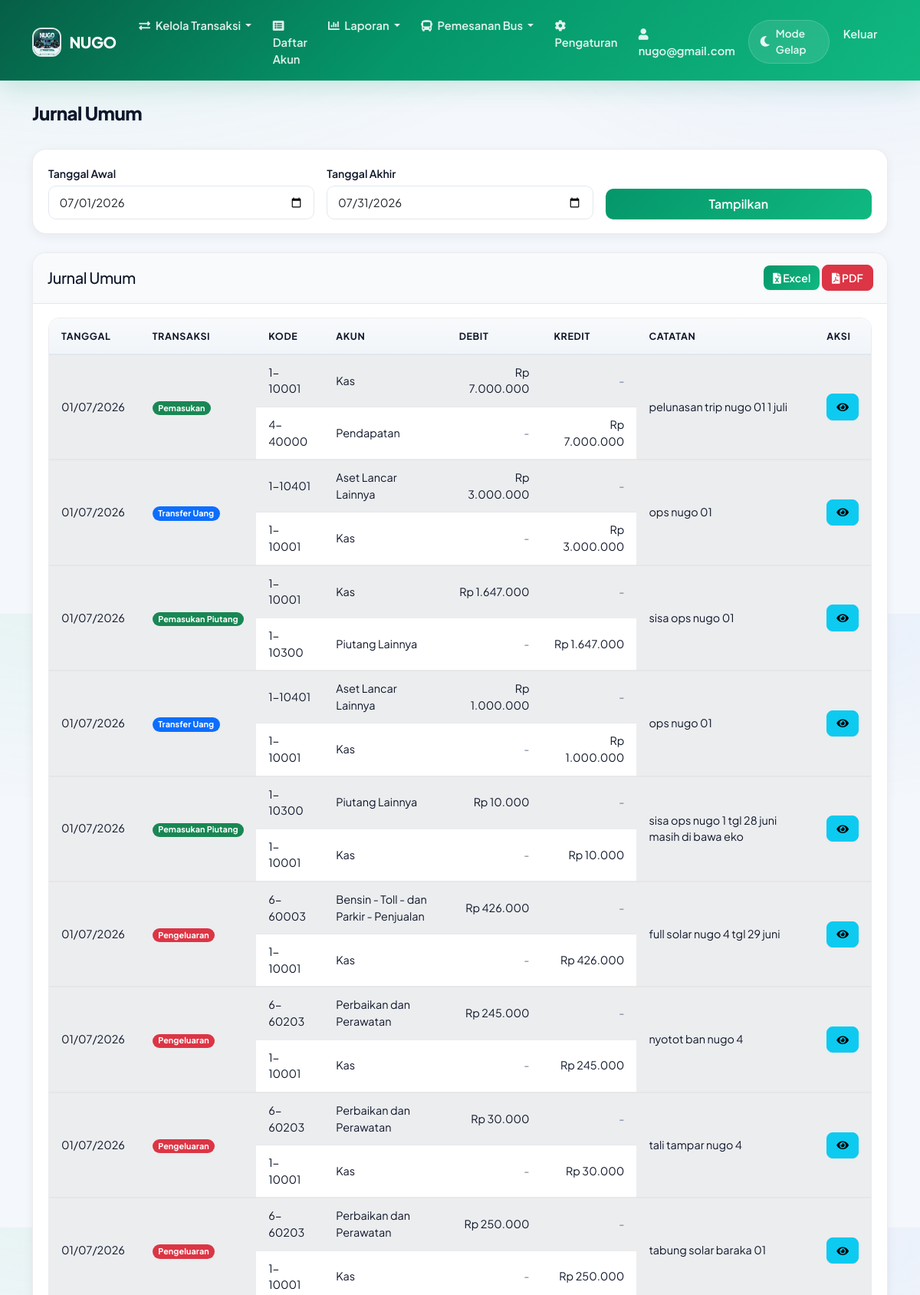
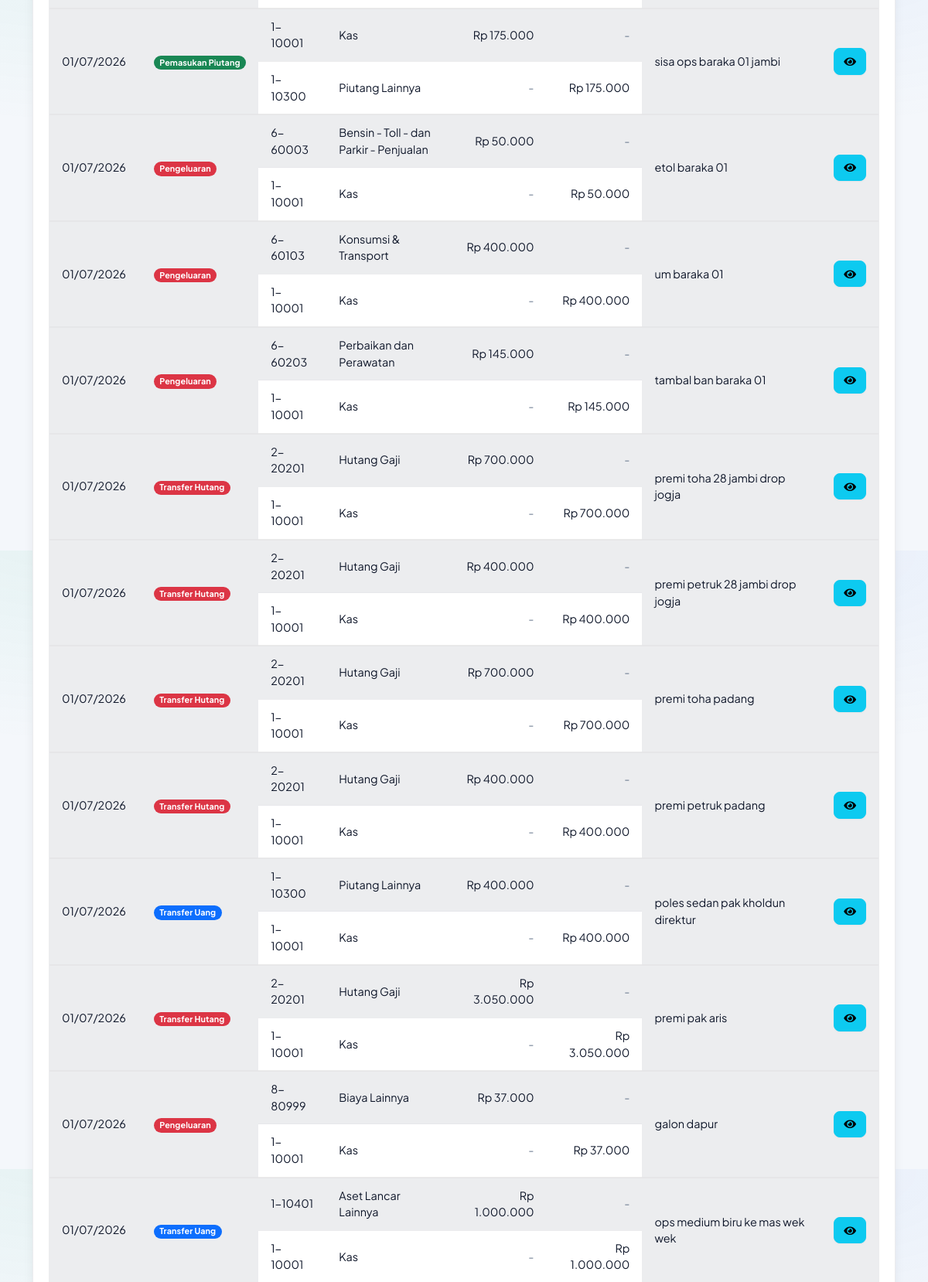
The app's page /laporan/jurnal.php (signed in, upper part) with its own data (2 pictures, top to bottom).
### tables this page shows
CREATE TABLE `perusahaan` (
  `id` int(11) NOT NULL,
  `nama` varchar(100) NOT NULL,
  `alamat` text DEFAULT NULL,
  `telepon` varchar(20) DEFAULT NULL,
  `email` varchar(100) DEFAULT NULL,
  `website` varchar(255) DEFAULT NULL COMMENT 'URL website perusahaan',
  `logo` varchar(255) DEFAULT NULL,
  `jenis` enum('regular','premium') NOT NULL DEFAULT 'regular' COMMENT 'Jenis akun perusahaan',
  `deskripsi` text DEFAULT NULL,
  `created_at` timestamp NOT NULL DEFAULT current_timestamp()
);

CREATE TABLE `users` (
  `id` int(11) NOT NULL,
  `username` varchar(50) NOT NULL,
  `password` varchar(255) NOT NULL,
  `nama_lengkap` varchar(100) NOT NULL,
  `email` varchar(100) DEFAULT NULL,
  `no_hp` varchar(20) DEFAULT NULL,
  `alamat` text DEFAULT NULL,
  `foto_profil` varchar(255) DEFAULT NULL,
  `id_perusahaan` int(11) DEFAULT NULL,
  `default_company` int(11) DEFAULT NULL,
  `created_at` timestamp NOT NULL DEFAULT current_timestamp()
);

CREATE TABLE `transaksi` (
  `id` int(11) NOT NULL,
  `tanggal` date NOT NULL,
  `id_akun_debit` int(11) NOT NULL,
  `id_akun_kredit` int(11) NOT NULL,
  `keterangan` text NOT NULL,
  `jenis` enum('pemasukan','pengeluaran','hutang','piutang','tanam_modal','tarik_modal','transfer_uang','pemasukan_piutang','transfer_hutang') NOT NULL,
  `jumlah` decimal(15,2) NOT NULL,
  `pajak` decimal(5,2) NOT NULL,
  `bunga` decimal(5,2) NOT NULL,
  `total` decimal(15,2) NOT NULL,
  `file_lampiran` varchar(255) DEFAULT NULL,
  `penanggung_jawab` text DEFAULT NULL,
  `tag` varchar(50) DEFAULT NULL,
  `created_by` int(11) NOT NULL,
  `id_perusahaan` int(11) DEFAULT NULL,
  `created_at` timestamp NOT NULL DEFAULT current_timestamp()
);

CREATE TABLE `akun` (
  `id` int(11) NOT NULL,
  `kode_akun` varchar(10) NOT NULL,
  `nama_akun` varchar(100) NOT NULL,
  `kategori` enum('aktiva','pasiva','modal','pendapatan','beban') NOT NULL,
  `sub_kategori` varchar(250) NOT NULL,
  `tipe_akun` enum('debit','kredit') NOT NULL,
  `saldo` decimal(15,2) NOT NULL,
  `deskripsi` text DEFAULT NULL,
  `created_at` timestamp NOT NULL DEFAULT current_timestamp(),
  `id_perusahaan` int(11) DEFAULT NULL
);

### config/functions.php (called while the page is built, shortened)
<?php
function formatRupiah($angka)
{
    return 'Rp ' . number_format($angka, 0, ',', '.');
}

### laporan/jurnal.php (the view, shortened to what this page needs)
<?php
require_once '../config/database.php';
require_once '../config/functions.php';
$tanggal_awal = isset($_GET['tanggal_awal']) ? $_GET['tanggal_awal'] : date('Y-m-01');
$tanggal_akhir = isset($_GET['tanggal_akhir']) ? $_GET['tanggal_akhir'] : date('Y-m-t');
$stmt_company = $db->prepare("SELECT default_company FROM users WHERE id = ?");
$stmt_company->execute([$_SESSION['user_id']]);
$user_data = $stmt_company->fetch();
$id_perusahaan = $user_data['default_company'];
$sql = "SELECT t.*,
        t.tanggal as tanggal_transaksi,
        t.jenis as jenis_transaksi,
        ad.kode_akun as kode_akun_debit,
        ad.nama_akun as nama_akun_debit,
        ak.kode_akun as kode_akun_kredit,
        ak.nama_akun as nama_akun_kredit
        FROM transaksi t
        LEFT JOIN akun ad ON t.id_akun_debit = ad.id
        LEFT JOIN akun ak ON t.id_akun_kredit = ak.id
        WHERE t.tanggal BETWEEN :tanggal_awal AND :tanggal_akhir
        AND t.id_perusahaan = :id_perusahaan
        ORDER BY t.tanggal ASC, t.id ASC";
$params = [
    ':tanggal_awal' => $tanggal_awal,
    ':tanggal_akhir' => $tanggal_akhir,
    ':id_perusahaan' => $id_perusahaan
];
$stmt = $db->prepare($sql);
$stmt->execute($params);
$jurnal_list = $stmt->fetchAll();
include '../templates/header.php';
?>
<div class="container mt-4">
    <div class="d-flex justify-content-between align-items-center mb-4">
        <h2>Jurnal Umum</h2>
    </div>
    <div class="card mb-4">
        <div class="card-body">
            <form method="GET" action="" class="row g-3">
                <div class="col-md-4">
                    <label for="tanggal_awal" class="form-label">Tanggal Awal</label>
                    <input type="date" class="form-control" id="tanggal_awal" name="tanggal_awal" value="<?= $tanggal_awal ?>">
                </div>
                <div class="col-md-4">
                    <label for="tanggal_akhir" class="form-label">Tanggal Akhir</label>
                    <input type="date" class="form-control" id="tanggal_akhir" name="tanggal_akhir" value="<?= $tanggal_akhir ?>">
                </div>
                <div class="col-md-4 d-flex align-items-end">
                    <button type="submit" class="btn btn-primary w-100">Tampilkan</button>
                </div>
            </form>
        </div>
    </div>
    <div class="card">
        <div class="card-header d-flex justify-content-between align-items-center">
            <h5 class="mb-0">Jurnal Umum</h5>
            <div>
                <a href="export-excel.php?tanggal_awal=<?= $tanggal_awal ?>&tanggal_akhir=<?= $tanggal_akhir ?>&tipe=jurnal" class="btn btn-sm btn-success">
                    <i class="fas fa-file-excel"></i> Excel
                </a>
                <a href="export-pdf.php?tanggal_awal=<?= $tanggal_awal ?>&tanggal_akhir=<?= $tanggal_akhir ?>&tipe=jurnal" class="btn btn-sm btn-danger">
                    <i class="fas fa-file-pdf"></i> PDF
                </a>
            </div>
        </div>
        <div class="card-body">
            <div class="table-responsive">
                <table class="table table-striped table-hover">
                    <thead>
                        <tr>
                            <th>Tanggal</th>
                            <th>Transaksi</th>
                            <th>Kode</th>
                            <th>Akun</th>
                            <th>Debit</th>
                            <th>Kredit</th>
                            <th>Catatan</th>
                            <th>Aksi</th>
                        </tr>
                    </thead>
                    <tbody>
                        <?php if (empty($jurnal_list)): ?>
                            <tr>
                                <td colspan="8" class="text-center">Tidak ada data jurnal</td>
                            </tr>
                        <?php else: ?>
                            <?php foreach ($jurnal_list as $jurnal): ?>
                                <tr class="jurnal-row-start">
                                    <td rowspan="2" class="align-middle">
                                        <?= date('d/m/Y', strtotime($jurnal['tanggal_transaksi'])) ?>
                                    </td>
                                    <td rowspan="2" class="align-middle">
                                        <span class="badge <?= getJenisBadgeClass($jurnal['jenis_transaksi']) ?>">
                                            <?= htmlspecialchars(formatJenisTransaksi($jurnal['jenis_transaksi'])) ?>
                                        </span>
                                    </td>
                                    <td><?= htmlspecialchars($jurnal['kode_akun_debit']) ?></td>
                                    <td><?= htmlspecialchars($jurnal['nama_akun_debit']) ?></td>
                                    <td class="text-end"><?= formatRupiah($jurnal['jumlah']) ?></td>
                                    <td class="text-end text-muted">-</td>
                                    <td rowspan="2" class="align-middle"><?= htmlspecialchars($jurnal['keterangan']) ?></td>
                                    <td rowspan="2" class="align-middle text-center">
                                        <a href="../transaksi/index.php" class="btn btn-sm btn-info" title="Lihat di Daftar Transaksi">
                                            <i class="fas fa-eye"></i>
                                        </a>
                                    </td>
                                </tr>
                                <tr class="jurnal-row-end">
                                    <td><?= htmlspecialchars($jurnal['kode_akun_kredit']) ?></td>
                                    <td><?= htmlspecialchars($jurnal['nama_akun_kredit']) ?></td>
                                    <td class="text-end text-muted">-</td>
                                    <td class="text-end"><?= formatRupiah($jurnal['jumlah']) ?></td>
                                </tr>
                            <?php endforeach; ?>
                        <?php endif; ?>
                    </tbody>
                </table>
            </div>
        </div>
    </div>
</div>
<?php
function formatJenisTransaksi($jenis)
{
    return ucwords(str_replace('_', ' ', $jenis));
}
function getJenisBadgeClass($jenis)
{
    switch ($jenis) {
        case 'pemasukan':
        case 'pemasukan_piutang':
        case 'tanam_modal':
            return 'bg-success';
        case 'pengeluaran':
        case 'transfer_hutang':
        case 'tarik_modal':
            return 'bg-danger';
        case 'transfer_uang':
            return 'bg-primary';
        case 'hutang':
        case 'piutang':
            return 'bg-warning text-dark';
    }
}
include '../templates/footer.php';
?>

### templates/header.php (shortened to what this page needs)
<!DOCTYPE html>
<html lang="id" data-theme="light">
<head>
    <link href="https://cdn.jsdelivr.net/npm/bootstrap@5.1.3/dist/css/bootstrap.min.css" rel="stylesheet">
    <link href="https://cdnjs.cloudflare.com/ajax/libs/font-awesome/5.15.4/css/all.min.css" rel="stylesheet">
    <?php
    $sikeu_theme_ver = @filemtime(__DIR__ . '/../assets/css/sikeu-theme.css') ?: time();
    $sikeu_dark_ver = @filemtime(__DIR__ . '/../assets/css/dark-mode.css') ?: time();
    $sikeu_style_ver = @filemtime(__DIR__ . '/../assets/css/style.css') ?: time();
    ?>
    <link href="/assets/css/sikeu-theme.css?v=<?= $sikeu_theme_ver ?>" rel="stylesheet">
    <link href="/assets/css/dark-mode.css?v=<?= $sikeu_dark_ver ?>" rel="stylesheet">
    <link rel="stylesheet" href="/assets/css/style.css?v=<?= $sikeu_style_ver ?>">
    <link rel="stylesheet" href="https://unpkg.com/leaflet@1.7.1/dist/leaflet.css" />
</head>
<body class="sikeu-app">
    <?php
    $is_viewer = false;
    $is_nugrosir = false;
    if (isset($_SESSION['user_id']) && isset($db)) {
        $user_id = $_SESSION['user_id'];
        $stmt = $db->prepare("SELECT default_company FROM users WHERE id = ?");
        $stmt->execute([$user_id]);
        $user_data = $stmt->fetch();
        $default_company_id = $user_data['default_company'];
        if ($default_company_id) {
            $stmt = $db->prepare("SELECT role FROM user_perusahaan WHERE user_id = ? AND perusahaan_id = ?");
            $stmt->execute([$user_id, $default_company_id]);
            $user_role = $stmt->fetchColumn();
            $is_viewer = ($user_role === 'viewer');
        }
        $stmt_nugrosir = $db->prepare("SELECT 1 FROM user_perusahaan up
                            JOIN perusahaan p ON up.perusahaan_id = p.id
                            WHERE up.user_id = ? AND UPPER(p.nama) = 'NUGO' AND up.status = 'active'");
        $stmt_nugrosir->execute([$user_id]);
        $is_nugrosir = $stmt_nugrosir->fetch() ? true : false;
    }
    ?>
    <nav class="navbar navbar-expand-lg navbar-dark sikeu-navbar">
        <div class="container">
            <a class="navbar-brand" href="/index.php">
                <?php
                $logo_path = '/assets/img/logo.jpg';
                if (isset($_SESSION['user_id']) && isset($db)) {
                    $user_id = $_SESSION['user_id'];
                    $stmt = $db->prepare("SELECT default_company FROM users WHERE id = ?");
                    $stmt->execute([$user_id]);
                    $user_data = $stmt->fetch();
                    $default_company_id = $user_data['default_company'] ?? null;
                    if ($default_company_id) {
                        $stmt = $db->prepare("SELECT logo, nama FROM perusahaan WHERE id = ?");
                        $stmt->execute([$default_company_id]);
                        $perusahaan = $stmt->fetch();
                        if ($perusahaan && !empty($perusahaan['logo'])) {
                            $logo_path = '/' . $perusahaan['logo'];
                        }
                    }
                }
                ?>
                <img src="<?php echo htmlspecialchars($logo_path); ?>" alt="Logo" />
                <?php
                if (isset($perusahaan) && !empty($perusahaan['nama'])) {
                    echo htmlspecialchars($perusahaan['nama']);
                } else {
                    echo "SiKeu";
                }
                ?>
            </a>
            <div class="collapse navbar-collapse" id="navbarNav">
                <ul class="navbar-nav me-auto">
                    <?php
                    if (!$is_viewer) :
                    ?>
                        <li class="nav-item dropdown">
                            <a class="nav-link dropdown-toggle" href="#" id="transaksiDropdown" role="button" data-bs-toggle="dropdown" aria-expanded="false">
                                <i class="fas fa-exchange-alt me-1"></i> Kelola Transaksi
                            </a>
                        </li>
                        <li class="nav-item">
                            <a class="nav-link" href="/akun/index.php"><i class="fas fa-list-alt me-1"></i> Daftar Akun</a>
                        </li>
                    <?php endif; ?>
                    <li class="nav-item dropdown">
                        <a class="nav-link dropdown-toggle" href="#" id="navbarDropdown" role="button" data-bs-toggle="dropdown">
                            <i class="fas fa-chart-bar me-1"></i> Laporan
                        </a>
                    </li>
                    <?php if ($is_nugrosir) : ?>
                        <li class="nav-item dropdown">
                            <a class="nav-link dropdown-toggle" href="#" id="busDropdown" role="button" data-bs-toggle="dropdown">
                                <i class="fas fa-bus me-1"></i> Pemesanan Bus
                            </a>
                        </li>
                    <?php endif; ?>
                    <?php if (!$is_viewer) : ?>
                        <li class="nav-item">
                            <a class="nav-link" href="/pengaturan/index.php"><i class="fas fa-cog me-1"></i> Pengaturan</a>
                        </li>
                    <?php endif; ?>
                </ul>
                <ul class="navbar-nav">
                    <?php if (isset($_SESSION['user_id'])) :
                        $stmt = $db->prepare("SELECT * FROM users WHERE id = ?");
                        $stmt->execute([$_SESSION['user_id']]);
                        $user = $stmt->fetch();
                        $username = $user['username'] ?? 'Pengguna';
                    ?>
                        <li class="nav-item">
                            <a class="nav-link" href="/pengaturan/profil.php">
                                <i class="fas fa-user me-1"></i>
                                <span><?php echo htmlspecialchars($username); ?></span>
                            </a>
                        </li>
                        <li class="nav-item d-flex align-items-center px-1">
                            <div class="sikeu-theme-switch" onclick="toggleTheme()" role="button" tabindex="0" aria-label="Toggle theme">
                                <i class="fas fa-moon"></i>
                                <span class="d-none d-lg-inline">Mode Gelap</span>
                            </div>
                        </li>
                        <li class="nav-item">
                            <a class="nav-link" href="/logout.php">Keluar</a>
                        </li>
                    <?php endif; ?>
                </ul>
            </div>
        </div>
    </nav>

### laporan/jurnal.php (style rules this page uses)
.jurnal-row-start { border-top: 2px solid rgba(0, 0, 0, 0.08); }
.jurnal-row-start td, .jurnal-row-end td { vertical-align: middle; }

### records on screen
perusahaan: logo (picture), nama "NUGO"
users: username "nugo@gmail.com"
transaksi: tanggal "01/07/2026", jenis "Pemasukan", akun.kode_akun "1-10001", akun.nama_akun "Kas", jumlah "Rp 7.000.000", keterangan "pelunasan trip nugo 01 1 juli", akun.kode_akun "4-40000", akun.nama_akun "Pendapatan"
transaksi: tanggal "01/07/2026", jenis "Transfer Uang", akun.kode_akun "1-10401", akun.nama_akun "Aset Lancar Lainnya", jumlah "Rp 3.000.000", keterangan "ops nugo 01", akun.kode_akun "1-10001", akun.nama_akun "Kas"
transaksi: tanggal "01/07/2026", jenis "Pemasukan Piutang", akun.kode_akun "1-10001", akun.nama_akun "Kas", jumlah "Rp 1.647.000", keterangan "sisa ops nugo 01", akun.kode_akun "1-10300", akun.nama_akun "Piutang Lainnya"
transaksi: tanggal "01/07/2026", jenis "Transfer Uang", akun.kode_akun "1-10401", akun.nama_akun "Aset Lancar Lainnya", jumlah "Rp 1.000.000", keterangan "ops nugo 01", akun.kode_akun "1-10001", akun.nama_akun "Kas"
transaksi: tanggal "01/07/2026", jenis "Pemasukan Piutang", akun.kode_akun "1-10300", akun.nama_akun "Piutang Lainnya", jumlah "Rp 10.000", keterangan "sisa ops nugo 1 tgl 28 juni masih di bawa eko", akun.kode_akun "1-10001", akun.nama_akun "Kas"
transaksi: tanggal "01/07/2026", jenis "Pengeluaran", akun.kode_akun "6-60003", akun.nama_akun "Bensin - Toll - dan Parkir - Penjualan", jumlah "Rp 426.000", keterangan "full solar nugo 4 tgl 29 juni", akun.kode_akun "1-10001", akun.nama_akun "Kas"
transaksi: tanggal "01/07/2026", jenis "Pengeluaran", akun.kode_akun "6-60203", akun.nama_akun "Perbaikan dan Perawatan", jumlah "Rp 245.000", keterangan "nyotot ban nugo 4", akun.kode_akun "1-10001", akun.nama_akun "Kas"
transaksi: tanggal "01/07/2026", jenis "Pengeluaran", akun.kode_akun "6-60203", akun.nama_akun "Perbaikan dan Perawatan", jumlah "Rp 30.000", keterangan "tali tampar nugo 4", akun.kode_akun "1-10001", akun.nama_akun "Kas"
transaksi: tanggal "01/07/2026", jenis "Pengeluaran", akun.kode_akun "6-60203", akun.nama_akun "Perbaikan dan Perawatan", jumlah "Rp 250.000", keterangan "tabung solar baraka 01", akun.kode_akun "1-10001", akun.nama_akun "Kas"
transaksi: tanggal "01/07/2026", jenis "Pemasukan Piutang", akun.kode_akun "1-10001", akun.nama_akun "Kas", jumlah "Rp 175.000", keterangan "sisa ops baraka 01 jambi", akun.kode_akun "1-10300", akun.nama_akun "Piutang Lainnya"
transaksi: tanggal "01/07/2026", jenis "Pengeluaran", akun.kode_akun "6-60003", akun.nama_akun "Bensin - Toll - dan Parkir - Penjualan", jumlah "Rp 50.000", keterangan "etol baraka 01", akun.kode_akun "1-10001", akun.nama_akun "Kas"
transaksi: tanggal "01/07/2026", jenis "Pengeluaran", akun.kode_akun "6-60103", akun.nama_akun "Konsumsi & Transport", jumlah "Rp 400.000", keterangan "um baraka 01", akun.kode_akun "1-10001", akun.nama_akun "Kas"
transaksi: tanggal "01/07/2026", jenis "Pengeluaran", akun.kode_akun "6-60203", akun.nama_akun "Perbaikan dan Perawatan", jumlah "Rp 145.000", keterangan "tambal ban baraka 01", akun.kode_akun "1-10001", akun.nama_akun "Kas"
transaksi: tanggal "01/07/2026", jenis "Transfer Hutang", akun.kode_akun "2-20201", akun.nama_akun "Hutang Gaji", jumlah "Rp 700.000", keterangan "premi toha 28 jambi drop jogja", akun.kode_akun "1-10001", akun.nama_akun "Kas"
transaksi: tanggal "01/07/2026", jenis "Transfer Hutang", akun.kode_akun "2-20201", akun.nama_akun "Hutang Gaji", jumlah "Rp 400.000", keterangan "premi petruk 28 jambi drop jogja", akun.kode_akun "1-10001", akun.nama_akun "Kas"
transaksi: tanggal "01/07/2026", jenis "Transfer Hutang", akun.kode_akun "2-20201", akun.nama_akun "Hutang Gaji", jumlah "Rp 700.000", keterangan "premi toha padang", akun.kode_akun "1-10001", akun.nama_akun "Kas"
transaksi: tanggal "01/07/2026", jenis "Transfer Hutang", akun.kode_akun "2-20201", akun.nama_akun "Hutang Gaji", jumlah "Rp 400.000", keterangan "premi petruk padang", akun.kode_akun "1-10001", akun.nama_akun "Kas"
transaksi: tanggal "01/07/2026", jenis "Transfer Uang", akun.kode_akun "1-10300", akun.nama_akun "Piutang Lainnya", jumlah "Rp 400.000", keterangan "poles sedan pak kholdun direktur", akun.kode_akun "1-10001", akun.nama_akun "Kas"
transaksi: tanggal "01/07/2026", jenis "Transfer Hutang", akun.kode_akun "2-20201", akun.nama_akun "Hutang Gaji", jumlah "Rp 3.050.000", keterangan "premi pak aris", akun.kode_akun "1-10001", akun.nama_akun "Kas"
transaksi: tanggal "01/07/2026", jenis "Pengeluaran", akun.kode_akun "8-80999", akun.nama_akun "Biaya Lainnya", jumlah "Rp 37.000", keterangan "galon dapur", akun.kode_akun "1-10001", akun.nama_akun "Kas"
transaksi: tanggal "01/07/2026", jenis "Transfer Uang", akun.kode_akun "1-10401", akun.nama_akun "Aset Lancar Lainnya", jumlah "Rp 1.000.000", keterangan "ops medium biru ke mas wek wek", akun.kode_akun "1-10001", akun.nama_akun "Kas"
